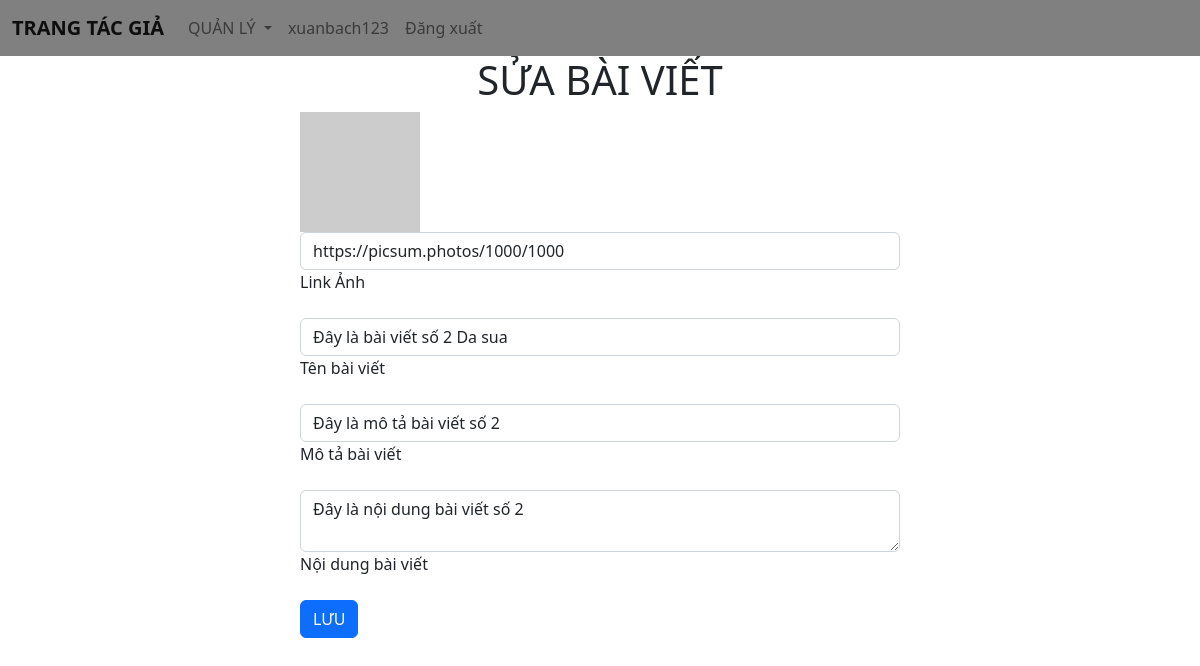
The page /index.php?type=postself&type1=fixpost&id=2 (signed in) on the database its author committed.
### tables this page shows
CREATE TABLE `posts` (
  `id_post` bigint(20) NOT NULL,
  `postName` varchar(255) NOT NULL,
  `postImage` varchar(255) NOT NULL,
  `postDescription` varchar(255) NOT NULL,
  `postDate` datetime NOT NULL DEFAULT current_timestamp(),
  `postContent` varchar(10000) NOT NULL,
  `isAccepted` tinyint(4) NOT NULL DEFAULT 1,
  `note` varchar(255) NOT NULL,
  `user_id` bigint(20) NOT NULL,
  `category_id` bigint(20) DEFAULT 4
);

### app/models/pdo.php (called while the page is built, shortened)
<?php
function pdo_get_connection(){
    $conn = new PDO('mysql:host='.DBHOST.';dbname='.DBNAME,DBUSER,DBPASS);
    $conn->setAttribute(PDO::ATTR_ERRMODE, PDO::ERRMODE_EXCEPTION);
    return $conn;
}
function pdo_query_one($sql){
    $sql_args = array_slice(func_get_args(), 1);
    try{
        $conn = pdo_get_connection();
        $stmt = $conn->prepare($sql);
        $stmt->execute($sql_args);
        $row = $stmt->fetch(PDO::FETCH_ASSOC);
        return $row;
    }
    catch(PDOException $e){
        throw $e;
    }
    finally{
        unset($conn);
    }
}

### app/models/user/productModels.php (called while the page is built, shortened)
<?php
function getPostByIdAndIdAuthor($id,$id_post){
    $sql="SELECT * FROM posts INNER JOIN post_categories ON posts.category_id = post_categories.id_post_category INNER JOIN users ON posts.user_id = users.id_user  WHERE (isAccepted = 0 OR isAccepted = 2) AND users.isActive=0 AND user_id=$id AND id_post=$id_post ";
    return pdo_query_one($sql);
}

### app/views/admin/fixpost.views.php (the view)
<link rel="stylesheet" href="public/css/login.css">
<div id="container4">
  <div id="title-container4">
    <h1>SỬA BÀI VIẾT</h1>
  </div>
<form action="" method="post">
  <div class="form-outline mb-4">
    <img width="20%" src="<?php echo $getPostByIdAndIdAuthor['postImage'];?>" alt="" srcset="">
    <input type="text" id="" name="postImage" value="<?php echo $getPostByIdAndIdAuthor['postImage'];?>" class="form-control" required />
    <label for="">Link Ảnh</label>
  </div>
  <div class="form-outline mb-4">
    <input type="text" id="" name="postName" value="<?php echo $getPostByIdAndIdAuthor['postName'];?>" class="form-control" required />
    <label for="">Tên bài viết</label>
  </div>
  <div class="form-outline mb-4">
    <input type="text" id="" name="postDescription" value="<?php echo $getPostByIdAndIdAuthor['postDescription'];?>" class="form-control" required />
    <label for="">Mô tả bài viết</label>
  </div>
  <div class="form-outline mb-4">
    <textarea name="postContent" class="form-control" id="" required><?php echo $getPostByIdAndIdAuthor['postContent'];?></textarea>
    <label for="">Nội dung bài viết</label>
  </div>
  <button type="submit" name="btn-save-post" class="btn btn-primary btn-block mb-4">LƯU</button>
</form>
</div>

### public/css/login.css (style rules this page uses)
#container4 { display: flex; flex-direction: column; align-items: center; }
#container4 form { width: 50%; }

### rows shown on the page
posts: postImage "https://picsum.photos/1000/1000", postName "Đây là bài viết số 2 Da sua", postDescription "Đây là mô tả bài viết số 2", postContent "Đây là nội dung bài viết số 2"

### other values the page prints
$_SESSION['user']['userName'] "xuanbach123"
